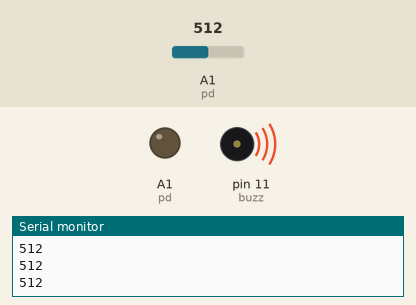
Recording of a sketch running on a simulated Arduino Uno, built with avr-gcc and run on an emulated ATmega328P. Parts: output pins drawn as LEDs (lit = HIGH), buzzer (waves = sounding, pin HIGH), the last lines printed to the serial monitor. Inputs (shaded band) come from the test bench; at power-on: A1 (pd) = 512.

Above: at 1.2 s.
1.3 s: A1 (pd) set to 840
2.8 s: A1 (pd) set to 864
At 3.4 s:
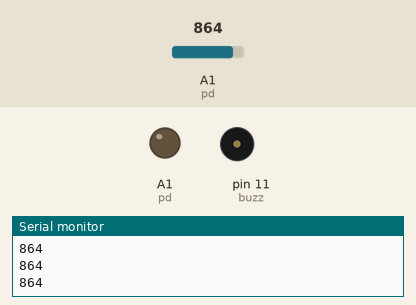
4.3 s: A1 (pd) set to 716
At 4.6 s:
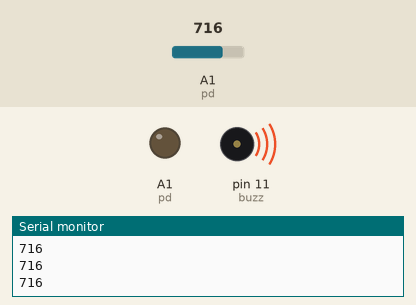
5.8 s: A1 (pd) set to 860
At 7.0 s:
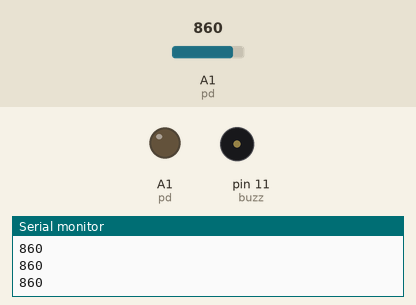
Timing chart, 0 to 8.3 s (numbered marks = the images above; inputs shaded):
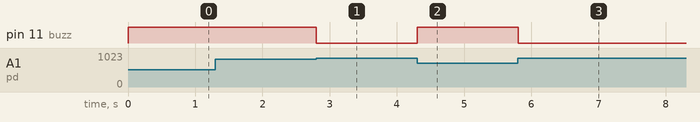

Measured:
- the behaviour switches between 850 and 851 on A1 (pd) (found by bisection; images 0 and 1)
- after the input at 2.8 s, pin 11 (buzz): HIGH → LOW at once
- after the input at 4.3 s, pin 11 (buzz): LOW → HIGH at once
- after the input at 5.8 s, pin 11 (buzz): HIGH → LOW at once

The sketch:

FotodiodaBuzzer.ino
```cpp
int buzz = 11;
int senRead = A1;
int limit = 850;
int pd = A1;

void setup() {
 pinMode(pd,OUTPUT);
pinMode(buzz,OUTPUT);
digitalWrite(buzz,LOW);
Serial.begin(9600);
}

void loop() {
  int val=analogRead(pd);
  Serial.println(val);
  if(val <= limit) {
  digitalWrite(buzz,HIGH);
  delay(20);
   }
  else if(val > limit) {
    digitalWrite(buzz,LOW);
    delay(20);
 }
}
```
